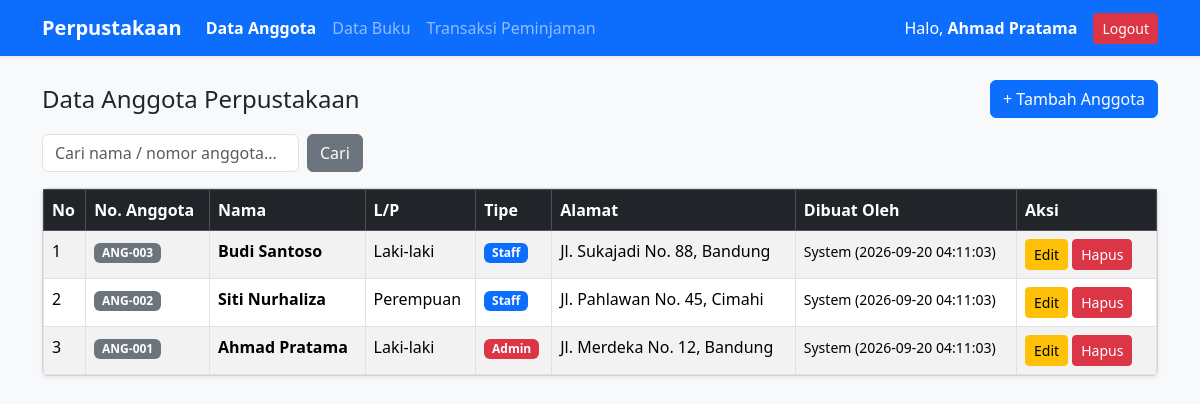
The app's page /index.php (signed in) with its own data.
### tables this page shows
CREATE TABLE IF NOT EXISTS `anggota` (
  `id` INT AUTO_INCREMENT PRIMARY KEY,
  `nomor_anggota` VARCHAR(20) NOT NULL UNIQUE,
  `nama` VARCHAR(100) NOT NULL,
  `password` VARCHAR(255) NOT NULL,
  `jenis_kelamin` ENUM('Laki-laki', 'Perempuan') NOT NULL DEFAULT 'Laki-laki',
  `tipe_anggota` ENUM('Admin', 'Staff') NOT NULL DEFAULT 'Staff',
  `alamat` TEXT NULL,
  `is_delete` TINYINT(1) NOT NULL DEFAULT 0,
  `created_at` TIMESTAMP DEFAULT CURRENT_TIMESTAMP,
  `created_by` VARCHAR(100) NULL,
  `updated_at` TIMESTAMP NULL DEFAULT NULL ON UPDATE CURRENT_TIMESTAMP,
  `updated_by` VARCHAR(100) NULL
);

### index.php (the view, shortened to what this page needs)
<?php
include 'koneksi.php';
include 'navbar.php';
$cari = isset($_GET['cari']) ? mysqli_real_escape_string($conn, $_GET['cari']) : '';
if ($cari != '') {
    $query = "SELECT * FROM anggota WHERE is_delete = 0 AND (nama LIKE '%$cari%' OR nomor_anggota LIKE '%$cari%' OR tipe_anggota LIKE '%$cari%') ORDER BY id DESC";
} else {
    $query = "SELECT * FROM anggota WHERE is_delete = 0 ORDER BY id DESC";
}
$result = mysqli_query($conn, $query);
?>
<div class="d-flex justify-content-between align-items-center mb-3">
    <h4 class="mb-0">Data Anggota Perpustakaan</h4>
    <a href="anggota_tambah.php" class="btn btn-primary">+ Tambah Anggota</a>
</div>
<form method="GET" class="row g-2 mb-3">
    <div class="col-auto">
        <input type="text" name="cari" class="form-control" placeholder="Cari nama / nomor anggota..." value="<?= htmlspecialchars($cari); ?>">
    </div>
    <div class="col-auto">
        <button type="submit" class="btn btn-secondary">Cari</button>
    </div>
</form>
<div class="card shadow-sm">
    <div class="table-responsive">
        <table class="table table-bordered table-striped mb-0">
            <thead class="table-dark">
                <tr>
                    <th>No</th>
                    <th>No. Anggota</th>
                    <th>Nama</th>
                    <th>L/P</th>
                    <th>Tipe</th>
                    <th>Alamat</th>
                    <th>Dibuat Oleh</th>
                    <th width="140">Aksi</th>
                </tr>
            </thead>
            <tbody>
                <?php if (mysqli_num_rows($result) > 0): ?>
                    <?php $no = 1; while ($row = mysqli_fetch_assoc($result)): ?>
                        <tr>
                            <td><?= $no++; ?></td>
                            <td><span class="badge bg-secondary"><?= $row['nomor_anggota']; ?></span></td>
                            <td><b><?= $row['nama']; ?></b></td>
                            <td><?= $row['jenis_kelamin']; ?></td>
                            <td>
                                <?= ($row['tipe_anggota'] == 'Admin') ? '<span class="badge bg-danger">Admin</span>' : '<span class="badge bg-primary">Staff</span>'; ?>
                            </td>
                            <td><?= $row['alamat']; ?></td>
                            <td><small><?= $row['created_by']; ?> (<?= $row['created_at']; ?>)</small></td>
                            <td>
                                <a href="anggota_edit.php?id=<?= $row['id']; ?>" class="btn btn-warning btn-sm">Edit</a>
                                <a href="anggota_hapus.php?id=<?= $row['id']; ?>" class="btn btn-danger btn-sm" onclick="return confirm('Yakin hapus anggota ini?')">Hapus</a>
                            </td>
                        </tr>
                    <?php endwhile; ?>
                <?php else: ?>
                    <tr>
                        <td colspan="8" class="text-center py-3">Tidak ada data anggota.</td>
                    </tr>
                <?php endif; ?>
            </tbody>
        </table>
    </div>
</div>
</div>
</body>
</html>

### navbar.php (shortened to what this page needs)
<?php
$current_page = basename($_SERVER['PHP_SELF']);
?>
<!DOCTYPE html>
<html lang="id">
<head>
    <link href="https://cdn.jsdelivr.net/npm/bootstrap@5.3.3/dist/css/bootstrap.min.css" rel="stylesheet">
</head>
<body class="bg-light">
<nav class="navbar navbar-expand-lg navbar-dark bg-primary mb-4 shadow-sm">
    <div class="container">
        <a class="navbar-brand fw-bold" href="index.php">Perpustakaan</a>
        <div class="navbar-nav me-auto">
            <a class="nav-link <?= in_array($current_page, ['index.php', 'anggota_tambah.php', 'anggota_edit.php']) ? 'active fw-bold' : ''; ?>" href="index.php">Data Anggota</a>
            <a class="nav-link <?= in_array($current_page, ['buku.php', 'buku_tambah.php', 'buku_edit.php']) ? 'active fw-bold' : ''; ?>" href="buku.php">Data Buku</a>
            <a class="nav-link <?= in_array($current_page, ['peminjaman.php', 'pinjam_tambah.php']) ? 'active fw-bold' : ''; ?>" href="peminjaman.php">Transaksi Peminjaman</a>
        </div>
        <div class="d-flex align-items-center text-white gap-3">
            <span>Halo, <b><?= htmlspecialchars($_SESSION['user']['nama']); ?></b></span>
            <a href="logout.php" class="btn btn-danger btn-sm" onclick="return confirm('Yakin ingin logout?')">Logout</a>
        </div>
    </div>
</nav>
<div class="container pb-5">

### records on screen
anggota: nomor_anggota "ANG-003", nama "Budi Santoso", jenis_kelamin "Laki-laki", tipe_anggota "Staff", alamat "Jl. Sukajadi No. 88, Bandung", created_by "System", created_at "2026-09-20 04:11:03"
anggota: nomor_anggota "ANG-002", nama "Siti Nurhaliza", jenis_kelamin "Perempuan", tipe_anggota "Staff", alamat "Jl. Pahlawan No. 45, Cimahi", created_by "System", created_at "2026-09-20 04:11:03"
anggota: nomor_anggota "ANG-001", nama "Ahmad Pratama", jenis_kelamin "Laki-laki", tipe_anggota "Admin", alamat "Jl. Merdeka No. 12, Bandung", created_by "System", created_at "2026-09-20 04:11:03"

### other values on screen
$_SESSION['user']['nama'] "Ahmad Pratama"
